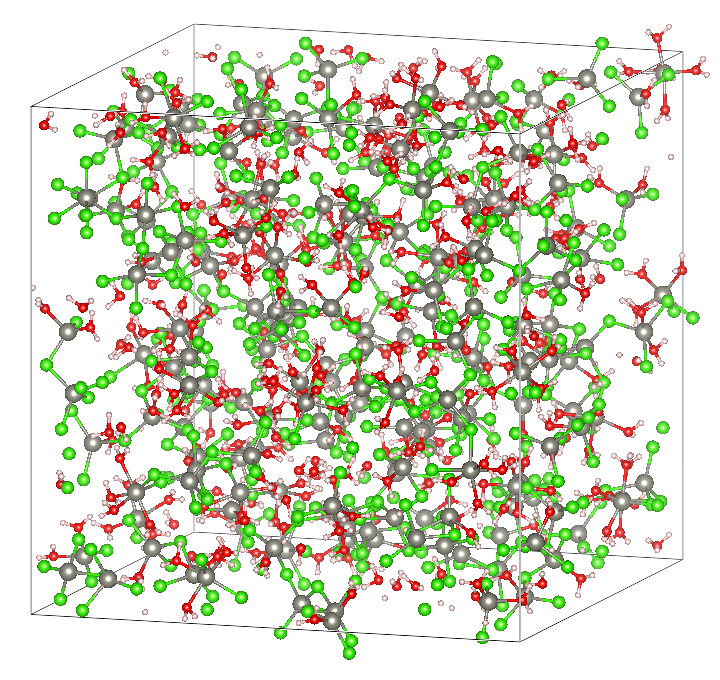
#> input picture data/data-prediction/snapshot-30m.png, 720 x 680 px
$ jupyter execute --allow-errors plot-figures.ipynb   (shell and % lines are left out)
#> lines starting #> are read from the running program, lines starting #| are printed output that depends on the picture
[cell 1]
import numpy as np
import pickle
import os, shutil, yaml, glob

from matplotlib import pyplot as plt
from pylab import *

[cell 2]
from matplotlib.gridspec import GridSpec, GridSpecFromSubplotSpec
from PIL import Image

[cell 3]
ROOT_PATH = './'

[cell 4]
nblocks, cutoff, threebody_cutoff = 3, 4.0, 4.0

[cell 5]
GRID=np.linspace(9500-600, 9650-600, 1000)
energy_grid = GRID[333:733:2]

[cell 6]
plot_kwargs = {
    'linewidth': 1.5,
    'marker': 's',
    'ms': 4.0,
    'capthick': 0.3,
    'capsize': 2.0,
    'elinewidth': 0.3
}

plt.clf()
plt.rc("font", size=12)
plt.rcParams['xtick.direction'] = 'in'
plt.rcParams['ytick.direction'] = 'in'
plt.tick_params(bottom = True, top = True, left = True, right = True)

[cell 7]
SHIFT = 705.3   ## Global shift between simulated and experimental spectra
scale_predicted = 19.84 / 20   ## Scale between simulated / predicted and experimnetal spectra

### 1. Decile plots of test dataset

#> (a cell that did not finish here is left out)

[cell 9]
close('all')
plt.rc("font", size=12)
fig, axs = plt.subplots(3, 4, figsize=(15, 8), sharex=True, sharey=True)
plt.subplots_adjust(hspace=0.1, wspace=0.1)

axs = axs.flatten()
labels = 'abcdefghij'

#> (the rest of this cell did not finish here and is left out)

### 2. Compare Experiment, ML, shakeup, DFT

#> (a cell that did not finish here is left out)

[cell 11]
molality_list = [0.1, 1, 2, 3, 10, 18.5, 30] # mol

[cell 12]
color = cm.rainbow(np.linspace(0.05, 0.95, len(molality_list)))
# mpl.rcParams['axes.prop_cycle'] = cycler.cycler('color', color)

[cell 13]
close('all')
plt.rc("font", size=12)
plt.rcParams['xtick.direction'] = 'in'
plt.rcParams['ytick.direction'] = 'in'

fig = plt.figure(figsize=(12, 5.5))
main_gs = GridSpec(1, 3, figure=fig, width_ratios=[0.8, 1, 1], wspace=0.25)
gs_col1 = GridSpecFromSubplotSpec(2, 1, subplot_spec=main_gs[0], hspace=0.15)
axs_col1 = [fig.add_subplot(gs_col1[i, 0]) for i in range(2)]
gs_col2 = GridSpecFromSubplotSpec(2, 1, subplot_spec=main_gs[1], hspace=0.1)
axs_col2 = [fig.add_subplot(gs_col2[i, 0]) for i in range(2)]
ax3 = fig.add_subplot(main_gs[2])

ax = axs_col1[0]
img = Image.open('./data/data-prediction/snapshot-30m.png')
#> img is the input picture: PIL image 720x680 RGBA; mean R, G, B, A 48.2, 51.3, 30.9, 88
ax.imshow(img)# .crop((0, 20, 900, 860)))
ax.axis('off')
# Expand by 5% on each side
pos = ax.get_position()

ax = axs_col1[1]
img = Image.open('./data/data-prediction/snapshot-0.1m.png')
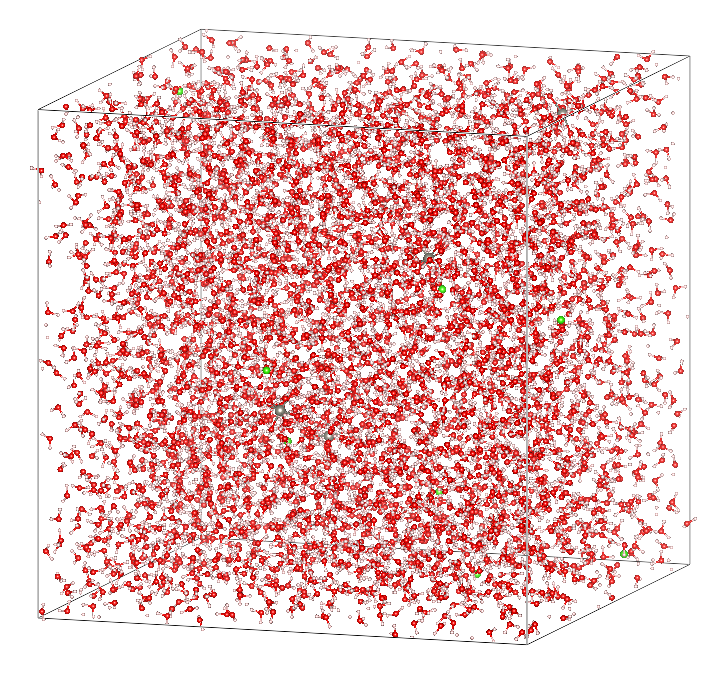
#> input picture data/data-prediction/snapshot-0.1m.png, 720 x 680 px
#> img is the input picture: PIL image 720x680 RGBA; mean R, G, B, A 80.6, 41.1, 40.5, 99.4
ax.imshow(img)
ax.axis('off')
for ax in axs_col1:
    pos = ax.get_position()
    expansion = 0.05
    ax.set_position([
        pos.x0 - 2*expansion * pos.width,
        pos.y0 - 5*expansion * pos.height,
        pos.width * (1 + 4*expansion),
        pos.height * (1 + 6.5*expansion)
    ])


labels='bc'
nn=0
#> (the rest of this cell did not finish here and is left out)

[cell 14]
close('all')
plt.rc("font", size=12)
fig, axs = plt.subplots(2, 1, figsize=(4, 6), sharex=True, sharey=True)
plt.subplots_adjust(hspace=0.1, wspace=0.1)

nn = 0
scale = 0
ax = axs[0]
#> (the rest of this cell did not finish here and is left out)

### 3. UMAP

#> (a cell that did not finish here is left out)

#> (a cell that did not finish here is left out)

[cell 17]
mean_sp = []
rep_sp = []
#> (the rest of this cell did not finish here and is left out)

[cell 18]
close('all')
plt.rc("font", size=10)
fig, axs = plt.subplots(2, 3, figsize=(11.5, 6), sharex=False, sharey=False)
plt.subplots_adjust(hspace=0.3, wspace=0.35)
axs = axs.flatten()

cbar_x = 0.345
cbar_y = 0.55
cbar_x_shift=0.285
cbar_y_shift=-0.43
font_title=11
markersize=0.5

ax = axs[0]
#> (the rest of this cell did not finish here and is left out)

[cell 19]
close('all')
plt.rc("font", size=10)
fig, axs = plt.subplots(1, 3, figsize=(11.5, 2.7), sharex=False, sharey=False)
plt.subplots_adjust(hspace=0.3, wspace=0.45)
axs = axs.flatten()

cbar_x = 0.345
cbar_y = 0.12
cbar_h = 0.75
cbar_x_shift=0.285
cbar_y_shift=-0.43
font_title=11
markersize=0.5


ax = axs[0]
#> (the rest of this cell did not finish here and is left out)

### 4. Node attribution + PDOS

#> (a cell that did not finish here is left out)

[cell 21]
dict_color = {
    'Cl': 'g',
    'O': 'brown',
    'Zn': 'gray',
}

[cell 22]
shift = -8960 + 5.5  ## Shift between simulated spectra and PDOS

close('all')
plt.rcParams['xtick.direction'] = 'in'
plt.rcParams['ytick.direction'] = 'in'
plt.rc("font", size=10)
wspace=0.15

fig = plt.figure(figsize=(12, 10))
main_gs = GridSpec(3, 1, figure=fig, height_ratios=[3.3, 2, 3.5], hspace=0.1)  # No space between sections
gs_row01 = GridSpecFromSubplotSpec(2, 3, subplot_spec=main_gs[0], height_ratios=[2, 1.3], wspace=wspace, hspace=0)
axs_row0 = [fig.add_subplot(gs_row01[0, i]) for i in range(3)]
axs_row1 = [fig.add_subplot(gs_row01[1, i]) for i in range(3)]
gs_row2 = GridSpecFromSubplotSpec(1, 3, subplot_spec=main_gs[1], wspace=wspace)
axs_row2 = [fig.add_subplot(gs_row2[0, i]) for i in range(3)]
gs_rows34 = GridSpecFromSubplotSpec(2, 3, subplot_spec=main_gs[2], height_ratios=[2, 1.5], hspace=0, wspace=wspace)
axs_row3 = [fig.add_subplot(gs_rows34[0, i]) for i in range(3)]
axs_row4 = [fig.add_subplot(gs_rows34[1, i]) for i in range(3)]
# Combine into array-like structure
axs = [axs_row1, axs_row2, axs_row3, axs_row4]

ax_lg = fig.add_axes((0.31, .78, 0.04, 0.10))
img = Image.open('./data/legend.png')
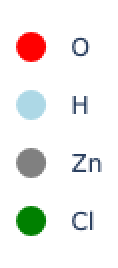
#> input picture data/legend.png, 59 x 134 px (shown 2 times larger)
#> img is the input picture: PIL image 59x134 RGBA; mean R, G, B, A 241.1, 239.6, 237.7, 255
ax_lg.imshow(img)
ax_lg.axis('off')

#> (the rest of this cell did not finish here and is left out)
